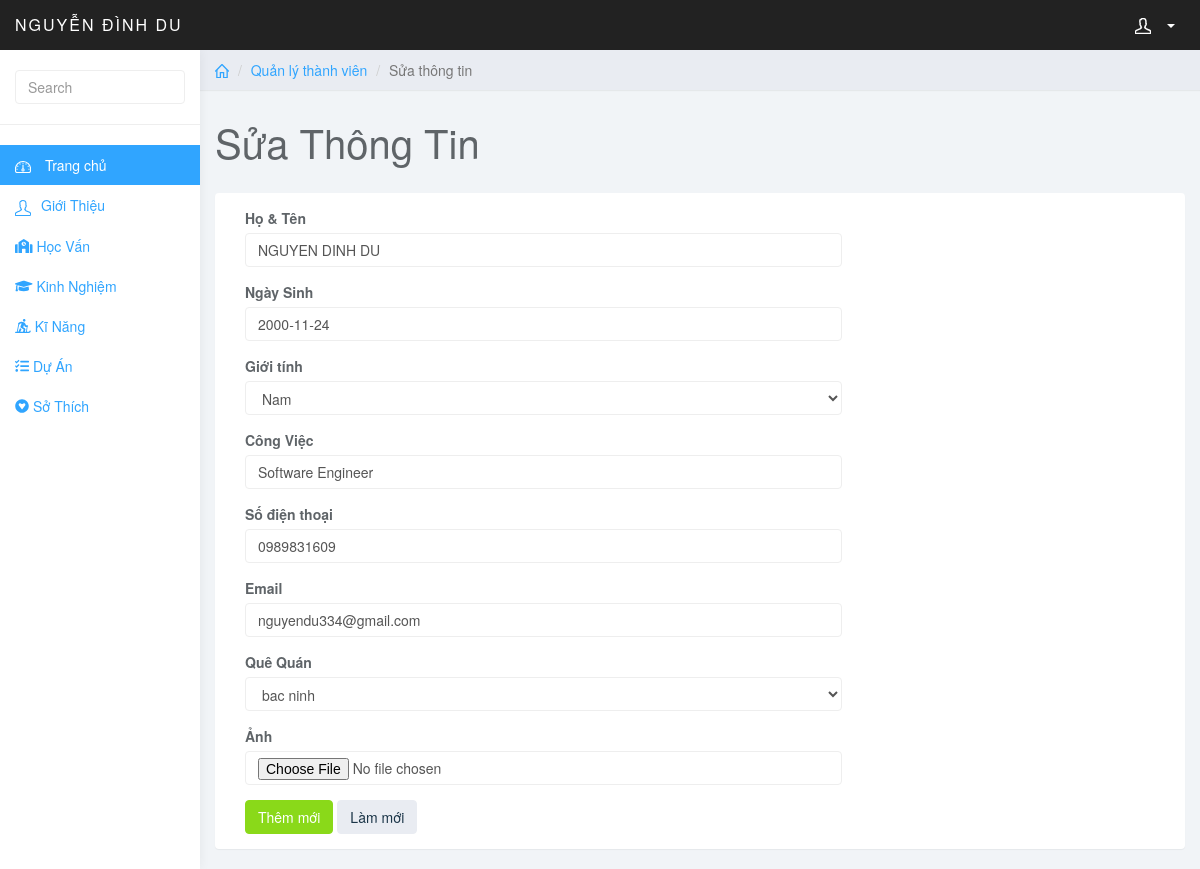
Screenshot of /admin/index.php?page=edit_user&id=1 (signed in) with the database file from the repository.
### tables this page shows
CREATE TABLE `nguoidung` (
  `id` int(10) NOT NULL,
  `name` varchar(30) NOT NULL,
  `birthday` varchar(20) NOT NULL,
  `gender` varchar(30) NOT NULL,
  `congviec` varchar(30) NOT NULL,
  `phone` varchar(30) NOT NULL,
  `email` varchar(30) NOT NULL,
  `address` varchar(30) NOT NULL,
  `Facebook` varchar(30) NOT NULL,
  `img` varchar(255) NOT NULL
);

### admin/edit_user.php (the view, shortened to what this page needs)
<?php
include('../config/connect.php');
$id = $_GET['id'];
$sql = "SELECT * FROM nguoidung WHERE id=$id";
$query = mysqli_query($conn,$sql);
$row = mysqli_fetch_assoc($query);
?>
<div class="col-sm-9 col-sm-offset-3 col-lg-10 col-lg-offset-2 main">
    <div class="row">
        <ol class="breadcrumb">
            <li><a href="#"><svg class="glyph stroked home">
                        <use xlink:href="#stroked-home"></use>
                    </svg></a></li>
            <li><a href="">Quản lý thành viên</a></li>
            <li class="active">Sửa thông tin</li>
        </ol>
    </div>
    <div class="row">
        <div class="col-lg-12">
            <h1 class="page-header">Sửa Thông Tin</h1>
        </div>
    </div>
    <div class="row">
        <div class="col-lg-12">
            <div class="panel panel-default">
                <div class="panel-body">
                    <div class="col-md-8">
                        <form role="form" method="post" enctype="multipart/form-data">
                            <div class="form-group">
                                <label>Họ & Tên</label>
                                <input name="name" required class="form-control" placeholder="" value = "<?php echo $row['name']; ?>">
                            </div>
                            <div class="form-group">
                                <label>Ngày Sinh</label>
                                <input name="birtday" required class="form-control" placeholder="" value = "<?php echo $row['birthday']; ?>">
                            </div>
                            <div class="form-group">
                                <label>Giới tính</label>
                                <select name="gender" class="form-control">
                                    <option value="Nam">Nam</option>
                                </select>
                            </div>
                            <div class="form-group">
                                <label>Công Việc</label>
                                <input name="work" required class="form-control" placeholder="" value = "<?php echo $row['congviec']; ?>">
                            </div>
                            <div class="form-group">
                                <label>Số điện thoại</label>
                                <input name="phone" required type="text" class="form-control" value = "<?php echo $row['phone']; ?>">
                            </div>
                            <div class="form-group">
                                <label>Email</label>
                                <input name="mail" required type="text" class="form-control" value = "<?php echo $row['email']; ?>">
                            </div>
                            <div class="form-group">
                                <label>Quê Quán</label>
                                <select name="address" class="form-control">
                                <?php
                                $sql_add = "SELECT * FROM diachi ORDER BY id ASC";
                                $query_add = mysqli_query($conn, $sql_add);
                                $row_add = mysqli_num_rows($query_add);
                                if ($row_add > 0) {
                                    while ($data = mysqli_fetch_assoc($query_add)) {
                                ?>
                                        <option value=<?php echo $data['id']; ?>><?php echo $data['name']; ?></option>
                                <?php
                                    }
                                }
                                ?>
                                </select>
                            </div>
                            <div class="form-group">
                                <label>Ảnh</label>
                                <input name="picture" required type="file" class="form-control">
                            </div>
                            <button name="sbm" type="submit" class="btn btn-success">Thêm mới</button>
                            <button type="reset" class="btn btn-default">Làm mới</button>
                    </div>
                </div>
            </div>
        </div>
    </div>
</div>

### admin/css/styles.css (style rules this page uses)
body { background: #f1f4f7; padding-top: 50px; color: #5f6468; }
a, a:hover, a:focus { color: #30a5ff; }
h1, h2, h3, h4, h5, h6 { color: #5f6468; }
h1 { font-weight: 300; font-size: 40px; }
.form-control { border: 1px solid #eee; box-shadow: none; }
.btn-default, .btn-default:hover, .btn-default:focus, .btn-default:active, .btn-default.active, .open>.dropdown-toggle.btn-default, .btn-default.disabled, .btn-default[disabled], fieldset[disabled] .btn-default, .btn-default.disabled:hover, .btn-default[disabled]:hover, fieldset[disabled] .btn-default:hover, .btn-default.disabled:focus, .btn-default[disabled]:focus, fieldset[disabled] .btn-default:focus, .btn-default.disabled:active, .btn-default[disabled]:active, fieldset[disabled] .btn-default:active, .btn-default.disabled.active, .btn-default[disabled].active, fieldset[disabled] .btn-default.active { background-color: #e9ecf2; border-color: #e9ecf2; color: #1b3548; }
.btn-success, .btn-success:hover, .btn-success:focus, .btn-success:active, .btn-success.active, .open>.dropdown-toggle.btn-success, .btn-success.disabled, .btn-success[disabled], fieldset[disabled] .btn-success, .btn-success.disabled:hover, .btn-success[disabled]:hover, fieldset[disabled] .btn-success:hover, .btn-success.disabled:focus, .btn-success[disabled]:focus, fieldset[disabled] .btn-success:focus, .btn-success.disabled:active, .btn-success[disabled]:active, fieldset[disabled] .btn-success:active, .btn-success.disabled.active, .btn-success[disabled].active, fieldset[disabled] .btn-success.active { background-color: #8ad919; border-color: #8ad919; }
.panel { border: 0; }
.breadcrumb { border-radius: 0; padding: 10px 15px; background: #e9ecf2; box-shadow: 0 1px 1px rgba(0, 0, 0, .05); margin: 0; }
h1.page-header { margin-top: 30px; border-bottom: 0; }
.breadcrumb .glyph { height: 14px; width: 14px; margin: -2px 0 0 0; stroke-width: 4px; }

### rows the page displays
nguoidung: name "NGUYEN DINH DU", birtday "2000-11-24", work "Software Engineer", phone "0989831609", mail "nguyendu334@gmail.com"

### other values shown
form field address "bac ninh"
